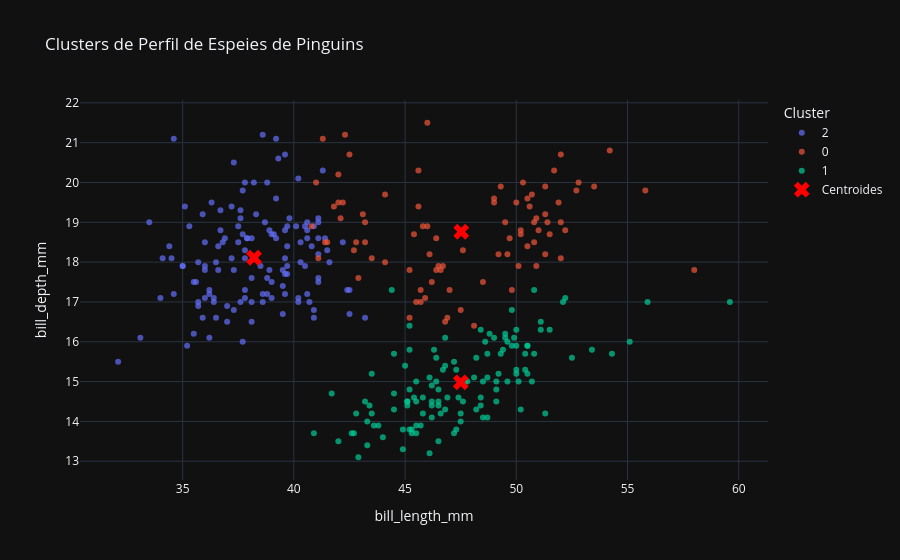

Source (notebook cell):
### Code cell
df_clusters = pd.DataFrame({
    'bill_length_mm': penguins['bill_length_mm'],
    'bill_depth_mm': penguins['bill_depth_mm'],
    'cluster': labels.astype(str)
})

fig = px.scatter(df_clusters, x='bill_length_mm', y='bill_depth_mm', color='cluster',
                 color_continuous_scale='viridis', opacity=0.7,
                 title='Clusters de Perfil de Espeies de Pinguins')

fig.add_scatter(x=centroides_originais[:, 0], y=centroides_originais[:, 1],
                mode='markers', marker=dict(color='red', symbol='x', size=14),
                name='Centroides')


fig.update_layout(xaxis_title='bill_length_mm', yaxis_title='bill_depth_mm',
                  legend_title='Cluster')
fig.show()

### Figure 1 — Plotly figure (JSON) as saved in the notebook; plotly's stock layout.template omitted (floating-point values rounded to 4 significant figures; data arrays with more than 128 entries replaced by an {"elided": "..."} marker saying what was removed)
{"data": [{"hovertemplate": "cluster=2<br>bill_length_mm=%{x}<br>bill_depth_mm=%{y}<extra></extra>", "legendgroup": "2", "marker": {"color": "#636efa", "opacity": 0.7, "symbol": "circle"}, "mode": "markers", "name": "2", "orientation": "v", "showlegend": true, "x": {"elided": "132 float values"}, "xaxis": "x", "y": {"elided": "132 float values"}, "yaxis": "y", "type": "scatter"}, {"hovertemplate": "cluster=0<br>bill_length_mm=%{x}<br>bill_depth_mm=%{y}<extra></extra>", "legendgroup": "0", "marker": {"color": "#EF553B", "opacity": 0.7, "symbol": "circle"}, "mode": "markers", "name": "0", "orientation": "v", "showlegend": true, "x": [42.0, 42.5, 46.0, 44.1, 42.3, 42.0, 41.3, 41.8, 45.8, 42.8, 42.1, 42.9, 41.1, 40.8, 43.2, 41.0, 43.2, 45.6, 42.2, 42.7, 41.4, 44.1, 43.1, 41.5, 46.5, 50.0, 51.3, 45.4, 52.7, 45.2, 46.1, 51.3, 46.0, 51.3, 46.6, 51.7, 47.0, 52.0, 45.9, 50.5, 50.3, 58.0, 46.4, 49.2, 48.5, 50.6, 46.7, 52.0, 50.5, 49.5, 46.4, 52.8, 54.2, 51.0, 49.7, 47.5, 47.6, 52.0, 46.9, 53.5, 49.0, 46.2, 50.9, 45.5, 50.9, 50.8, 50.1, 49.0, 51.5, 49.8, 48.1, 51.4, 45.7, 50.7, 52.2, 45.2, 49.3, 50.2, 45.6, 51.9, 46.8, 45.7, 55.8, 43.5, 49.6, 50.8, 50.2], "xaxis": "x", "y": [20.2, 20.7, 21.5, 19.7, 21.2, 19.5, 21.1, 19.4, 18.9, 18.5, 19.1, 17.6, 18.1, 18.9, 18.5, 20.0, 19.0, 20.3, 19.5, 18.3, 18.5, 18.0, 19.2, 18.5, 17.9, 19.5, 19.2, 18.7, 19.8, 17.8, 18.2, 18.2, 18.9, 19.9, 17.8, 20.3, 17.3, 18.1, 17.1, 19.6, 20.0, 17.8, 18.6, 18.2, 17.5, 19.4, 17.9, 19.0, 18.4, 19.0, 17.8, 20.0, 20.8, 18.8, 18.6, 16.8, 18.3, 20.7, 16.6, 19.9, 19.5, 17.5, 19.1, 17.0, 17.9, 18.5, 17.9, 19.6, 18.7, 17.3, 16.4, 19.0, 17.3, 19.7, 18.8, 16.6, 19.9, 18.8, 19.4, 19.5, 16.5, 17.0, 19.8, 18.1, 18.2, 19.0, 18.7], "yaxis": "y", "type": "scatter"}, {"hovertemplate": "cluster=1<br>bill_length_mm=%{x}<br>bill_depth_mm=%{y}<extra></extra>", "legendgroup": "1", "marker": {"color": "#00cc96", "opacity": 0.7, "symbol": "circle"}, "mode": "markers", "name": "1", "orientation": "v", "showlegend": true, "x": [46.1, 50.0, 48.7, 50.0, 47.6, 46.5, 45.4, 46.7, 43.3, 46.8, 40.9, 49.0, 45.5, 48.4, 45.8, 49.3, 42.0, 49.2, 46.2, 48.7, 50.2, 45.1, 46.5, 46.3, 42.9, 46.1, 44.5, 47.8, 48.2, 50.0, 47.3, 42.8, 45.1, 59.6, 49.1, 48.4, 42.6, 44.4, 44.0, 48.7, 42.7, 49.6, 45.3, 49.6, 50.5, 43.6, 45.5, 50.5, 44.9, 45.2, 46.6, 48.5, 45.1, 50.1, 46.5, 45.0, 43.8, 45.5, 43.2, 50.4, 45.3, 46.2, 45.7, 54.3, 45.8, 49.8, 46.2, 49.5, 43.5, 50.7, 47.7, 46.4, 48.2, 46.5, 46.4, 48.6, 47.5, 51.1, 45.2, 45.2, 49.1, 52.5, 47.4, 50.0, 44.9, 50.8, 43.4, 51.3, 47.5, 52.1, 47.5, 52.2, 45.5, 49.5, 44.5, 50.8, 49.4, 46.9, 48.4, 51.1, 48.5, 55.9, 47.2, 49.1, 47.3, 46.8, 41.7, 53.4, 43.3, 48.1, 50.5, 49.8, 43.5, 51.5, 46.2, 55.1, 44.5, 48.8, 47.2, 46.8, 50.4, 45.2, 49.9], "xaxis": "x", "y": [13.2, 16.3, 14.1, 15.2, 14.5, 13.5, 14.6, 15.3, 13.4, 15.4, 13.7, 16.1, 13.7, 14.6, 14.6, 15.7, 13.5, 15.2, 14.5, 15.1, 14.3, 14.5, 14.5, 15.8, 13.1, 15.1, 14.3, 15.0, 14.3, 15.3, 15.3, 14.2, 14.5, 17.0, 14.8, 16.3, 13.7, 17.3, 13.6, 15.7, 13.7, 16.0, 13.7, 15.0, 15.9, 13.9, 13.9, 15.9, 13.3, 15.8, 14.2, 14.1, 14.4, 15.0, 14.4, 15.4, 13.9, 15.0, 14.5, 15.3, 13.8, 14.9, 13.9, 15.7, 14.2, 16.8, 14.4, 16.2, 14.2, 15.0, 15.0, 15.6, 15.6, 14.8, 15.0, 16.0, 14.2, 16.3, 13.8, 16.4, 14.5, 15.6, 14.6, 15.9, 13.8, 17.3, 14.4, 14.2, 14.0, 17.0, 15.0, 17.1, 14.5, 16.1, 14.7, 15.7, 15.8, 14.6, 14.4, 16.5, 15.0, 17.0, 15.5, 15.0, 13.8, 16.1, 14.7, 15.8, 14.0, 15.1, 15.2, 15.9, 15.2, 16.3, 14.1, 16.0, 15.7, 16.2, 13.7, 14.3, 15.7, 14.8, 16.1], "yaxis": "y", "type": "scatter"}, {"marker": {"color": "red", "size": 14, "symbol": "x"}, "mode": "markers", "name": "Centroides", "x": [47.53, 47.5, 38.21], "y": [18.76, 14.98, 18.11], "type": "scatter"}], "layout": {"xaxis": {"anchor": "y", "domain": [0.0, 1.0], "title": {"text": "bill_length_mm"}}, "yaxis": {"anchor": "x", "domain": [0.0, 1.0], "title": {"text": "bill_depth_mm"}}, "legend": {"title": {"text": "Cluster"}, "tracegroupgap": 0}, "title": {"text": "Clusters de Perfil de Espeies de Pinguins"}}}
